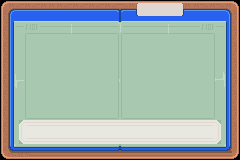
#> input picture game/assets/ui/notebook.png, 240 x 160 px
$ python -i slice_ui.py   (imports and definitions only)
#> lines starting #> are read from the running program, lines starting #| are printed output that depends on the picture
#> further down, picture is the input picture: PIL image 240x160 RGBA; mean R, G, B, A 159.5, 174.7, 169.4, 255
"""Cuts the Superstar Saga menu art into game/assets/ui/ and builds the bitmap font.

Sources (in the "MISC UI AND MORE" folder of the art drop):
  Speech Boxes      - MLSS alphabet, speech balloons, cursor arrows (MajinPiccolo)
  Save Menu         - green notebook, place-name strip, gold digits, coin (Starpower)
  Equipment Menu    - red / green stat cards, navy bar, HP/BP/POW/DEF icons (Mirax96)
  Emotion Bubbles   - "!" and "..." bubbles (A.J. Nitro)
  Introduction & File Select - title sky and logo (A.J. Nitro)
  Action Icons      - red A / green B field icons for the touch buttons (SpaceSandwich)

Outputs transparent PNGs plus two BMFont (.fnt) fonts that Godot imports as
FontFile: mlss_font (plain glyphs, coloured by the theme) and
mlss_font_outline (white glyphs with a dark 1px border, for text drawn
straight over the map or a battle).

Usage: python3 tools/slice_ui.py "<path to Mario&LuigiMMO folder>"
"""
import os
import sys

from PIL import Image

OUT = os.path.join(os.path.dirname(__file__), "..", "game", "assets", "ui")
PREFIX = "MISC UI AND MORE/Game Boy Advance - Mario & Luigi_ Superstar Saga - Miscellaneous - "

SKY_BLUE = (140, 198, 255)  # background of the Equipment Menu and Emotion Bubbles sheets
WHITE = (255, 255, 255)

# --- Font ---------------------------------------------------------------------
# Rows on the Speech Boxes sheet. `base` is the first row under the letters.
UPPER = {"chars": "ABCDEFGHIJKLMNOPQRSTUVWXYZ", "rows": (85, 96), "base": 94, "x": (0, 200)}
LOWER = {"chars": "abcdefghijklmnopqrstuvwxyz", "rows": (132, 145), "base": 142, "x": (0, 200)}
SYMBOLS = {"chars": "!?,'.", "base": 190,
           "boxes": [(21, 182, 23, 190), (24, 182, 30, 190), (31, 186, 34, 190), (35, 182, 38, 186), (39, 188, 42, 190)]}

# Glyphs the sheet doesn't have, drawn in the same style: '#' ink, 'o' soft edge.
# Row 0 is the top of a capital letter; rows 8-9 are below the baseline.
EXTRA = {
    "0": [".o##o.", "o#..#o", "#....#", "#....#", "#....#", "#....#", "o#..#o", ".o##o."],
    "1": [".o#.", "o##.", "..#.", "..#.", "..#.", "..#.", "..#.", ".###"],
    "2": [".o##o.", "o#..#o", "....o#", "...o#o", "..o#o.", ".o#o..", "o#o...", "######"],
    "3": [".o##o.", "o#..#o", "....o#", "..##o.", "....o#", "#....#", "o#..#o", ".o##o."],
    "4": ["...o#.", "..o##.", ".o#.#.", "o#..#.", "#...#.", "######", "....#.", "....#."],
    "5": ["######", "#.....", "#o##o.", "#o..#o", ".....#", "#....#", "o#..#o", ".o##o."],
    "6": [".o##o.", "o#..#o", "#.....", "#o##o.", "#o..#o", "#....#", "o#..#o", ".o##o."],
    "7": ["######", "#...o#", "....#o", "...o#.", "...#o.", "..o#..", "..#o..", "..#..."],
    "8": [".o##o.", "o#..#o", "#o..o#", ".o##o.", "o#..#o", "#....#", "o#..#o", ".o##o."],
    "9": [".o##o.", "o#..#o", "#....#", "o#..##", ".o##.#", ".....#", "o#..#o", ".o##o."],
    ":": ["..", "..", "##", "##", "..", "..", "##", "##"],
    ";": ["..", "..", "##", "##", "..", "..", "##", "##", ".#", "#."],
    "-": ["....", "....", "....", "....", "####", "....", "....", "...."],
    "+": [".....", ".....", "..#..", "..#..", "#####", "..#..", "..#..", "....."],
    "=": [".....", ".....", ".....", "#####", ".....", "#####", ".....", "....."],
    "/": ["....#", "...o#", "...#o", "..o#.", ".o#..", "o#o..", "#o...", "#...."],
    "(": [".o#", "o#.", "#o.", "#..", "#..", "#o.", "o#.", ".o#"],
    ")": ["#o.", ".#o", ".o#", "..#", "..#", ".o#", ".#o", "#o."],
    "[": ["###", "#..", "#..", "#..", "#..", "#..", "#..", "###"],
    "]": ["###", "..#", "..#", "..#", "..#", "..#", "..#", "###"],
    "<": ["....", "...#", "..#o", ".#o.", "#o..", ".#o.", "..#o", "...#"],
    ">": ["....", "#...", "o#..", ".o#.", "..o#", ".o#.", "o#..", "#..."],
    "\"": ["#.#", "#.#", "#.#", "...", "...", "...", "...", "..."],
    "*": [".....", "..#..", "#.#.#", ".###.", "#.#.#", "..#..", ".....", "....."],
    "_": ["......", "......", "......", "......", "......", "......", "......", "......", "######"],
    "%": ["##...#", "##..#o", "...o#.", "..o#..", "..#o..", ".#o...", "o#..##", "#...##"],
    "#": ["..#.#..", "..#.#..", "#######", "..#.#..", "..#.#..", "#######", "..#.#..", "..#.#.."],
    "&": [".o##o..", "o#..#o.", "o#..#o.", ".o##o..", "o#o#o.#", "#..o#o#", "o#..o#o", ".o##o.#"],
    "~": [".......", ".......", ".......", ".o#o..#", "#o.o#o.", ".......", ".......", "......."],
}
SPACE_ADVANCE = 4
LINE_HEIGHT = 12
BASE = 9          # baseline, counted from the top of a line
CELL_TOP = BASE - 8  # capital letters start one row below the top of the line
INK = 48          # darkness of the sheet's letters, used to turn soft edges into alpha


def load(root, name, mode="RGBA"):
    return Image.open(os.path.join(root, PREFIX + name + ".png")).convert(mode)


# [67 lines left out: functions bands, glyph_alpha, cut_glyph, draw_glyph, collect_glyphs, not called in this run]


def outlined(img):
    """White glyph -> white glyph with a dark 1px border (soft edges dropped)."""
    w, h = img.size
#> w = 240; h = 160
    o = Image.new("RGBA", (w + 2, h + 2), (0, 0, 0, 0))
#> o: PIL image 242x162 RGBA; every value is 0
    ink = {(x + 1, y + 1) for y in range(h) for x in range(w) if img.getpixel((x, y))[3] >= 128}
#> ink = 38400 items
    for (x, y) in ink:
        for dx in (-1, 0, 1):
            for dy in (-1, 0, 1):
                if (x + dx, y + dy) not in ink:
                    o.putpixel((x + dx, y + dy), (24, 20, 40, 255))
#> this loop made 38400 passes
#> (x, y) on passes 1 to 3: (113, 26), (16, 93), (90, 42)
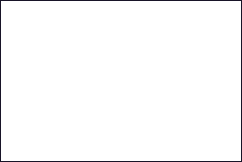
#> o: PIL image 242x162 RGBA; mean R, G, B, A 0.5, 0.4, 0.8, 5.2; transparent parts drawn white
    for p in ink:
        o.putpixel(p, (255, 255, 255, 255))
#> this loop made 38400 passes
    return o


# [99 lines left out: functions write_font, clear_color, flood_clear, largest_part, fill, not called in this run]


def save(img, name):
    img.save(os.path.join(OUT, name + ".png"))
    print(name, img.size)


# [80 lines left out: function build_pictures, not called in this run]


# --- On-screen touch controls -------------------------------------------------
ICON_BG = (156, 156, 246)  # background of the Action Icons sheet
OUTLINE = (32, 32, 32)     # the speech balloon's palette
PAPER = (248, 248, 248)
PALE_BLUE = (184, 224, 248)
BLUE = (120, 184, 248)
DEEP_BLUE = (48, 88, 248)


# [76 lines left out: functions build_touch, _disc, draw_ring, draw_knob, not called in this run]


# [8 lines not run here, left out]

>>> from PIL import Image
>>> picture = Image.open('../game/assets/ui/notebook.png')
>>> result = outlined(picture)
